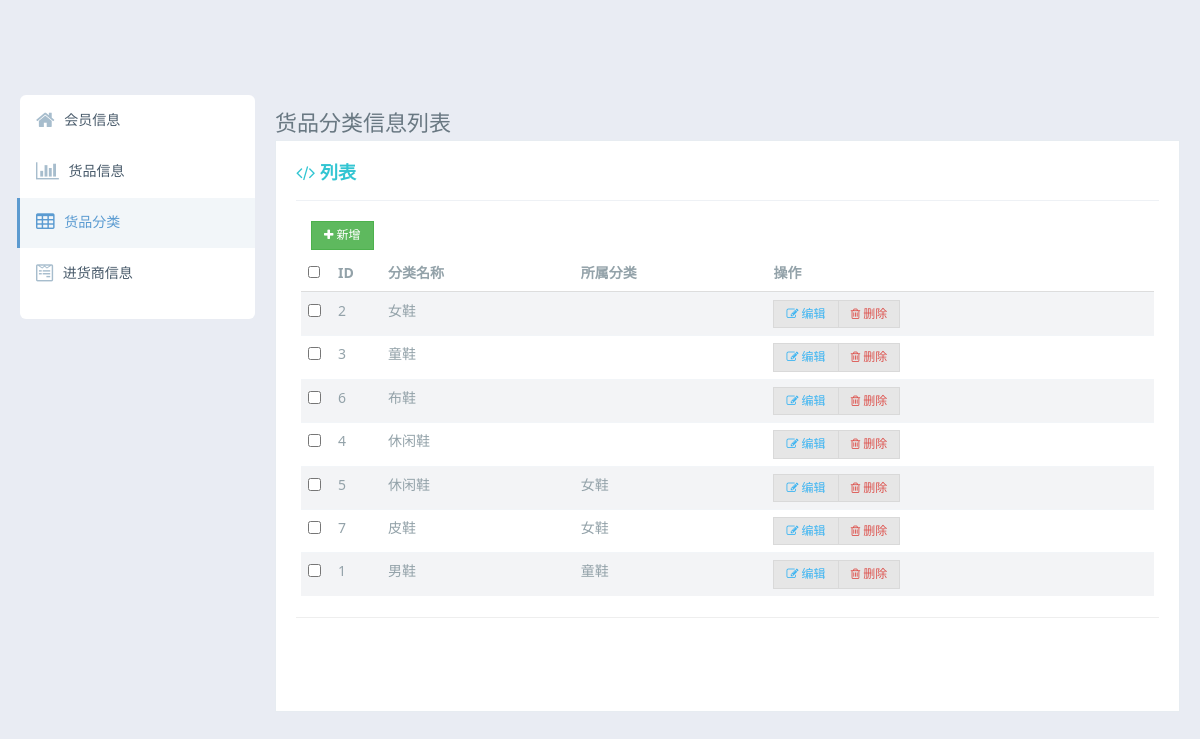
The app's page /category/category.php with its own data.
### tables this page shows
CREATE TABLE `category` (
  `id` int(11) unsigned NOT NULL AUTO_INCREMENT,
  `name` varchar(32) NOT NULL,
  `pid` int(11) unsigned NOT NULL DEFAULT '0',
  PRIMARY KEY (`id`)
);

### config.php (called while the page is built)
<?php
return [
    'database' => [
        'host' => '127.0.0.1',
        'port' => '3306',
        'user' => 'root',
        'pwd'  => 'ps!seecjkshitsaym',
        'db'   => 'admin'
    ]
];

### Mpdo.php (called while the page is built, shortened)
<?php
class Mpdo
{
    public $pdo;
    public $statement;
    public function connect(array $db_conf, $president = true, $charset = 'UTF8', $timeout = 2)
    {
        try {
            $this->pdo = new \PDO(
                "mysql:host={$db_conf['host']};port={$db_conf['port']};dbname={$db_conf['db']};charset={$charset};",
                $db_conf['user'],
                $db_conf['pwd'],
                [
                    \PDO::ATTR_ERRMODE => \PDO::ERRMODE_EXCEPTION,
                    \PDO::ATTR_PERSISTENT => (isset($db_conf['president']) && !empty($db_conf['president'])) ? $db_conf['president'] : $president,
                    \PDO::ATTR_TIMEOUT => (isset($db_conf['timeout']) && !empty($db_conf['timeout'])) ? $db_conf['timeout'] : $timeout,
                    1002 => "SET NAMES {$charset}",
                ]
            );
            return $this;
        } catch (Exception $e) {
            return $e->getCode() . " : " . $e->getMessage();
        }
    }
    public function query($sql, array $params = [])
    {
        return $this->_execute($sql, $params);
    }
    public function row_all()
    {
        return $this->statement->fetchAll(\PDO::FETCH_ASSOC);
    }
    private function _execute($sql, array $params = [], $operation = 'query')
    {
        try {
            if ('query' === $operation) {
                $this->statement = $this->pdo->prepare($sql);
                if (!empty($params)) {
                    $this->statement->execute($params);
                } else {
                    $this->statement->execute();
                }
                return $this;
            }
        } catch (PDOException $e) {
            $this->transaction_status = false;
            return $this->_error = array("errno" => $e->getCode(), "message" => $e->getMessage());
        }
    }
    private function _checkConf(array $conf)
    {
        return true;
    }
}

### category/category.php (the view, shortened to what this page needs)
<?php
require_once("../Mpdo.php");
$conf = include_once("../config.php");
$mysql = new Mpdo();
$db = $mysql->connect($conf['database']);
$sql = "SELECT * FROM `category` ORDER BY `pid` ASC,`id` ASC";
$data = $db->query($sql)->row_all();
$category = [];
foreach ($data as $k => $v){
    $category[$v['id']]['id'] = $v['id'];
    $category[$v['id']]['name'] = $v['name'];
    if(isset($category[$v['pid']])){
        $category[$v['id']]['parent'] = $category[$v['pid']]['name'];
    }
}
?>
<!doctype html>
<html>
<head>
    <link rel="stylesheet" href="../assets/css/amazeui.min.css"/>
    <link rel="stylesheet" href="../assets/css/admin.css">
    <link rel="stylesheet" href="../assets/css/app.css">
</head>
<body data-type="generalComponents">
<div class="tpl-page-container tpl-page-header-fixed">
    <div class="tpl-left-nav tpl-left-nav-hover">
        <div class="tpl-left-nav-list">
            <ul class="tpl-left-nav-menu">
                <li class="tpl-left-nav-item">
                    <a href="../index.php" class="nav-link">
                        <i class="am-icon-home"></i>
                        <span>会员信息</span>
                    </a>
                </li>
                <li class="tpl-left-nav-item">
                    <a href="../goods/goods.php" class="nav-link tpl-left-nav-link-list">
                        <i class="am-icon-bar-chart"></i>
                        <span>货品信息</span>
                    </a>
                </li>
                <li class="tpl-left-nav-item">
                    <a href="../category/category.php" class="nav-link tpl-left-nav-link-list active">
                        <i class="am-icon-table"></i>
                        <span>货品分类</span>
                    </a>
                </li>
                <li class="tpl-left-nav-item">
                    <a href="../firm/firm.php" class="nav-link tpl-left-nav-link-list ">
                        <i class="am-icon-wpforms"></i>
                        <span>进货商信息</span>
                    </a>
                </li>
            </ul>
        </div>
    </div>
    <div class="tpl-content-wrapper">
        <div class="tpl-content-page-title">
            货品分类信息列表
        </div>
        <div class="tpl-portlet-components">
            <div class="portlet-title">
                <div class="caption font-green bold">
                    <span class="am-icon-code"></span> 列表
                </div>
            </div>
            <div class="tpl-block">
                <div class="am-g">
                    <div class="am-u-sm-12 am-u-md-6">
                        <div class="am-btn-toolbar">
                            <div class="am-btn-group am-btn-group-xs">
                                <a href="operation.php" class="am-btn am-btn-default am-btn-success"><span
                                            class="am-icon-plus"></span> 新增
                                </a>
                            </div>
                        </div>
                    </div>
                    <div class="am-g">
                        <div class="am-u-sm-12">
                            <form class="am-form">
                                <table class="am-table am-table-striped am-table-hover table-main">
                                    <thead>
                                    <tr>
                                        <th class="table-check"><input type="checkbox" class="tpl-table-fz-check"></th>
                                        <th class="table-id">ID</th>
                                        <th class="table-title">分类名称</th>
                                        <th class="table-type">所属分类</th>
                                        <th class="table-set">操作</th>
                                    </tr>
                                    </thead>
                                    <tbody>
                                    <?php foreach ($category as $k => $v): ?>
                                        <tr class="edit-goal-tr" uid="<?= $v['id'] ?>">
                                            <td><input type="checkbox"></td>
                                            <td><?= $v['id'] ?></td>
                                            <td><?= $v['name'] ?></td>
                                            <td><?= $v['parent'] ?></td>
                                            <td class="operation">
                                                <div class="am-btn-toolbar edit-delete-btn">
                                                    <div class="am-btn-group am-btn-group-xs">
                                                        <a href="operation.php?id=<?= $v['id'] ?>"
                                                           class="am-btn am-btn-default am-btn-xs am-text-secondary"><span
                                                                    class="am-icon-pencil-square-o"></span> 编辑
                                                        </a>
                                                        <a uid="<?= $v['id'] ?>"
                                                           class="am-btn am-btn-default am-btn-xs am-text-danger am-hide-sm-only delete-user">
                                                            <span class="am-icon-trash-o"></span> 删除
                                                        </a>
                                                    </div>
                                                </div>
                                            </td>
                                        </tr>
                                    <?php endforeach; ?>
                                    </tbody>
                                </table>
                                <hr>
                            </form>
                        </div>
                    </div>
                </div>
                <div class="tpl-alert"></div>
            </div>
        </div>
    </div>
</body>
</html>

### assets/css/admin.css (style rules this page uses)
html, body { height: 100%; overflow: hidden; }
ul { margin-top: 0; }
.table-main { font-size: 1.4rem; padding: .5rem; }
.table-check { width: 30px; }
.table-id { width: 50px; }

### assets/css/app.css (style rules this page uses)
html, body { background: #e9ecf3; overflow: inherit; }
ul, li { margin: 0; padding: 0; list-style: none; }
input { border: none; }
a { color: #337ab7; }
.tpl-page-container { margin: 0; padding: 20px 20px 0; }
.tpl-page-header-fixed { margin-top: 75px; }
.tpl-content-wrapper { padding-left: 255px; padding-top: 10px; }
.tpl-content-page-title { color: #697882; font-size: 22px; font-weight: 400; }
.tpl-left-nav { width: 235px; float: left; background: #fff; border-radius: 6px; box-shadow: inset 0 1px 0 rgba(255, 255, 255, 0.1); padding-bottom: 20px; }
.tpl-left-nav-list { width: 235px; }
.tpl-left-nav-item .nav-link { display: block; position: relative; margin: 1px 0 0; border: 0; padding: 12px 15px; padding-top: 6px; text-decoration: none; color: #485a6a; font-size: 14px; }
.tpl-left-nav-item .nav-link span, .tpl-left-nav-sub-menu a span { font-size: 14px; font-weight: 400; color: #485a6a; }
.tpl-left-nav-item .nav-link i, .tpl-left-nav-sub-menu a i { font-size: 20px; position: relative; text-shadow: none; font-weight: 300; top: 2px; margin-left: 1px; margin-right: 6px; color: #a7bdcd; }
.tpl-left-nav-item .nav-link.active { border-left: 3px solid #5C9ACF!important; background: #f2f6f9; margin-left: -3px; padding-left: 15px; }
.tpl-left-nav-item .nav-link.active span, .tpl-left-nav-item .nav-link.active i { color: #5b9bd1; }
.font-green { color: #32c5d2!important; }
.bold { font-weight: 700!important; }
.am-table>tbody>tr>td, .am-table>tbody>tr>th, .am-table>tfoot>tr>td, .am-table>tfoot>tr>th, .am-table>thead>tr>td, .am-table>thead>tr>th { border-top: 1px solid #F2F5F8; color: #93a2a9; }
.tpl-portlet-components { border: 1px solid #e7ecf1; padding: 12px 20px 15px; background-color: #fff; margin-top: 0; margin-bottom: 25px; overflow: hidden; }
.tpl-portlet-components .portlet-title { border-bottom: 1px solid #eef1f5; padding: 0; min-height: 48px; margin-bottom: 10px; }
.tpl-portlet-components .portlet-title .caption { float: left; display: inline-block; font-size: 18px; line-height: 18px; color: #666; padding: 10px 0; }
.tpl-block { padding-top: 10px; padding-bottom: 10px; font-size: 18px; }
.tpl-alert { padding: 15px; margin-bottom: 20px; border: 1px solid transparent; border-radius: 4px; }
.tpl-table-fz-check { border: 1px solid transparent; height: 12px; width: 12px; background: #fff; }
.am-table-striped>tbody>tr:nth-child(odd)>td, .am-table-striped>tbody>tr:nth-child(odd)>th { background: #f3f4f6; }

### records on screen
category: id "2", name "女鞋"
category: id "3", name "童鞋"
category: id "6", name "布鞋"
category: id "4", name "休闲鞋"
category: id "5", name "休闲鞋", parent "女鞋"
category: id "7", name "皮鞋", parent "女鞋"
category: id "1", name "男鞋", parent "童鞋"
